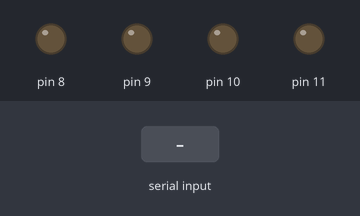
A sketch run on a simulated Arduino Uno, built with avr-gcc and run on an emulated ATmega328P. Parts: output pins drawn as LEDs (lit = HIGH). The inputs (shaded band) are chosen by the test bench.

Above: at 1.2 s.
1.3 s: "R" received over Serial
At 2.0 s:
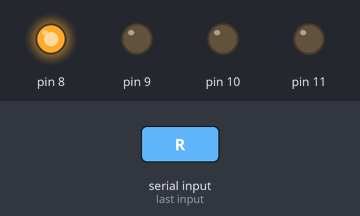
2.8 s: "G" received over Serial
At 3.1 s:
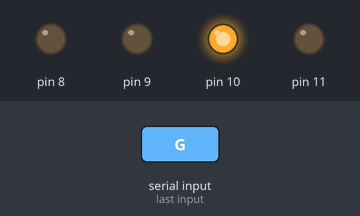
4.3 s: "B" received over Serial
At 5.4 s:
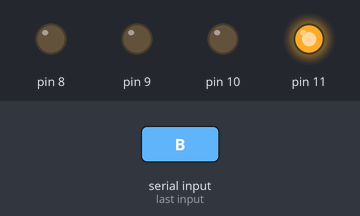
5.8 s: "1" received over Serial
At 6.6 s:
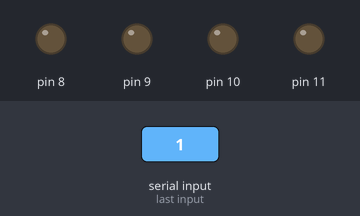
Timing chart, 0 to 8.3 s (numbered marks = the images above; inputs shaded):
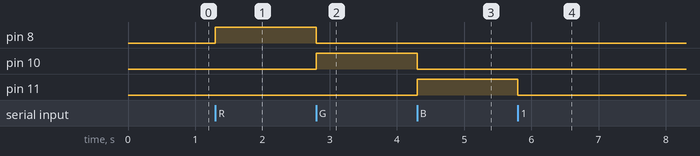

Measured:
- after the input at 1.3 s, pin 8: LOW → HIGH at once
- after the input at 2.8 s, pin 8: HIGH → LOW at once; pin 10: LOW → HIGH at once
- after the input at 4.3 s, pin 10: HIGH → LOW at once; pin 11: LOW → HIGH at once
- after the input at 5.8 s, pin 11: HIGH → LOW at once

The sketch:

ProcessingtoRGB.ino
```cpp
// PROJECT  :Processing-to-RGB LED Display
// PURPOSE  :Responds to Processing RGBColorPicker characters
//          : over hardware Serial Port to turn on a specific RGB LED
// AUTHOR   :C. D'Arcy
// DATE     :2020 11 04
// uC       :328p (UNO/Nano)
// GITHUB   :AVR Foundations/COMMUNICATIONS/RGBColorPicker/ProcessingtoRGB.ino
// NOTES    :Ensure the Processing application (RGBColorPicker.pde)
//          :is not running so this application has the use of the Serial port
uint8_t sequence[] = {B0000, B0001, B0100, B0101, B1000, B1001, B1100, B1101};
char index;
void setup() {
  Serial.begin(9600);
  DDRB = 0x0F;
}
void loop() {
  if (Serial.available()) { // If data is available to read,
    index = Serial.read();   // read and store it
    switch (index) {         //// use the input to index the RGB array
      case 'R': PORTB = sequence[1]; break;
      case 'G': PORTB = sequence[2]; break;
      case 'B': PORTB = sequence[4]; break;
      default: PORTB = sequence[0];
    }
  }
}
```
